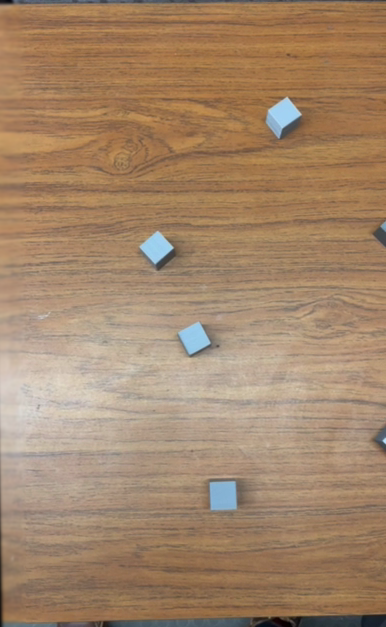
#> input picture scripts/1.png, 386 x 627 px
$ python cropping.py
#> lines starting #> are read from the running program, lines starting #| are printed output that depends on the picture; after the words box and inside, x2 and y2 are one past the last pixel; in counts of white or black regions, pixels touching at a corner belong together
#> further down, img is the input picture: shape (627, 386, 3); mean B, G, R 105.9, 133.7, 163
import cv2
import numpy as np

def checkLeft(img):
    for i in range(len(img)):
        if(img[i][0]== 0):
            return True
    return False
def checkTop(img):
    for i in range(len(img[0])):
        if(img[0][i]== 0):
            return True
    return False
def checkRight(img):
    for i in range(len(img)):
        if(img[i][-1]== 0):
            return True
    return False
def checkDown(img):
    for i in range(len(img)):
        if(img[-1][i]== 0):
            return True
    return False

def crop(img):
    gray = cv2.cvtColor(img, cv2.COLOR_BGR2GRAY)
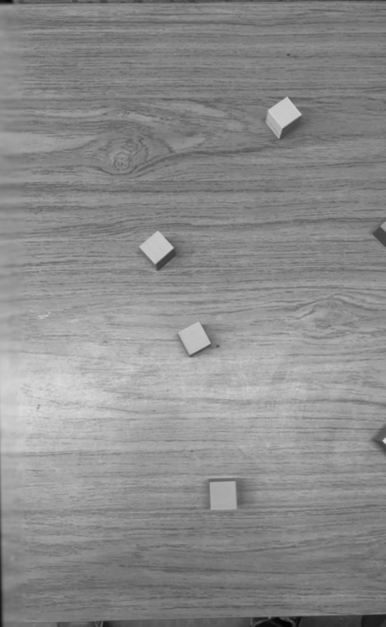
#> gray: shape (627, 386); min 1, max 219, mean 139.3
    _, thresh = cv2.threshold(gray, 27, 255, cv2.THRESH_BINARY)
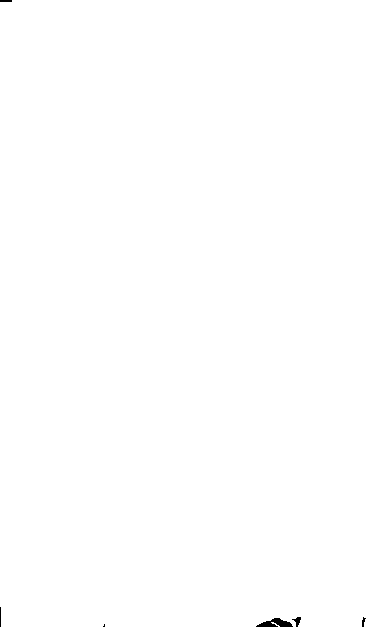
#> thresh: shape (627, 386); 99.9% white; 6 black regions (1 under 20 px), largest, box (x1, y1, x2, y2) and area: (256, 618, 293, 627) 196, (292, 617, 301, 627) 43, (0, 0, 12, 2) 24, (362, 617, 366, 627) 22, (0, 607, 1, 627) 20
    while True:
        state = 0
        if(checkTop(thresh)):
            thresh = np.delete(thresh, 0, axis=0)
            img = np.delete(img, 0, axis=0)
            state +=1
        if (checkDown(thresh)):
            thresh = np.delete(thresh, len(thresh)-1, axis=0)
            img = np.delete(img, len(img) - 1, axis=0)
            state += 1
        if (checkLeft(thresh)):
            thresh = np.delete(thresh, 0, axis=1)
            img = np.delete(img, 0, axis=1)
            state += 1
        if (checkRight(thresh)):
            thresh = np.delete(thresh, len(img[0])-1, axis=1)
            img = np.delete(img, len(img[0]) - 1, axis=1)
            state += 1
        if(state==0):
            return img
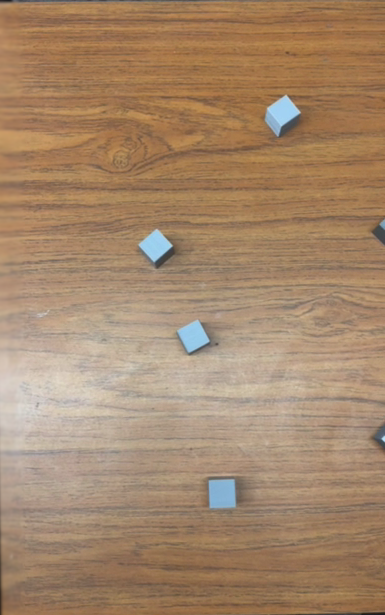
#> img: shape (615, 385, 3); mean B, G, R 106.5, 134.8, 164.6
#> thresh: shape (615, 385); every value is 255


img = cv2.imread('1.png')

#> (the run stopped early here; a loop or call above may not have finished)

$ run again, with scripts/0.png copied over scripts/1.png
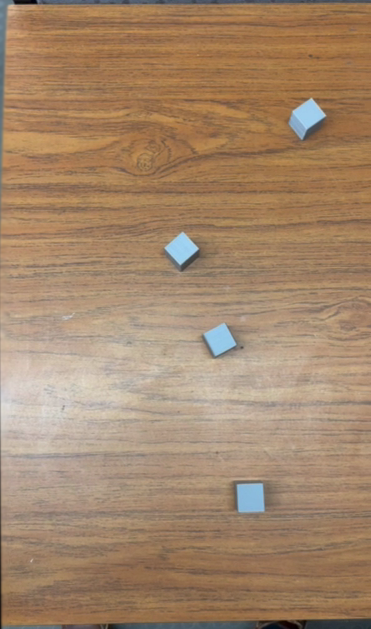
#> input picture scripts/0.png, 371 x 629 px
#> img is the input picture: shape (629, 371, 3); mean B, G, R 106.7, 134.3, 163.4
#> in crop, `gray = cv2.cvtColor(img, cv2.COLOR_BGR2GRAY)`:
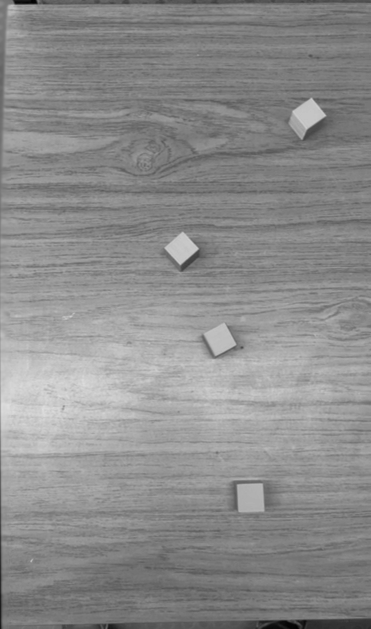
#> gray: shape (629, 371); min 1, max 222, mean 139.8
#> after the loop in crop, `while True:`:
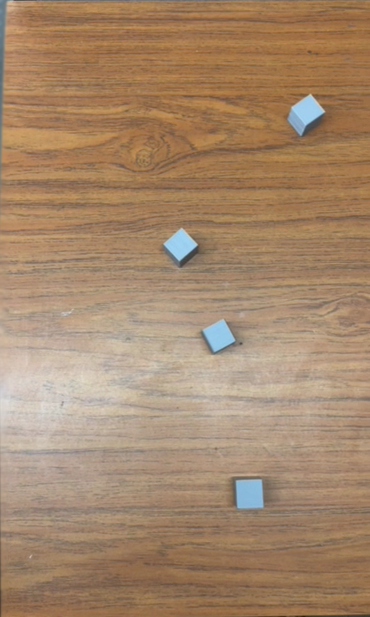
#> img: shape (617, 370, 3); mean B, G, R 107.3, 135.4, 165.1

$ run again, with scripts/2.png copied over scripts/1.png
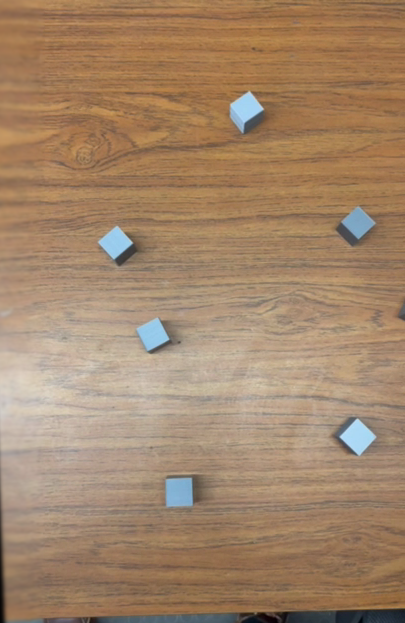
#> input picture scripts/2.png, 405 x 623 px
#> img is the input picture: shape (623, 405, 3); mean B, G, R 105.3, 133.2, 162.5
#> in crop, `gray = cv2.cvtColor(img, cv2.COLOR_BGR2GRAY)`:
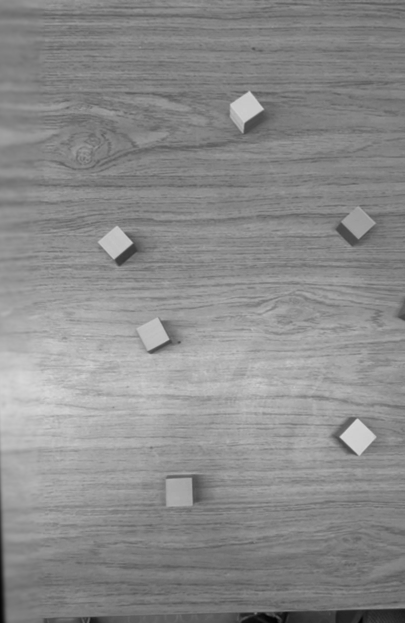
#> gray: shape (623, 405); min 2, max 216, mean 138.8
#> after the loop in crop, `while True:`:
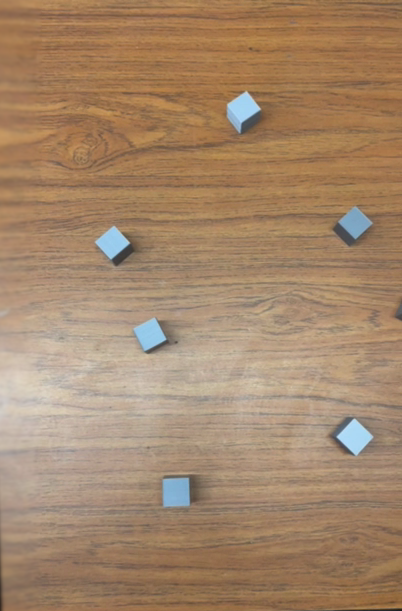
#> img: shape (611, 402, 3); mean B, G, R 106, 134.3, 164.2

$ run again, with scripts/3.png copied over scripts/1.png
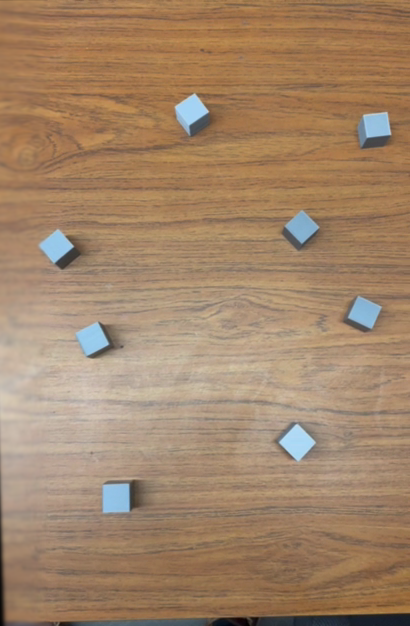
#> input picture scripts/3.png, 410 x 626 px
#> img is the input picture: shape (626, 410, 3); mean B, G, R 104.7, 132.6, 162.1
#> in crop, `gray = cv2.cvtColor(img, cv2.COLOR_BGR2GRAY)`:
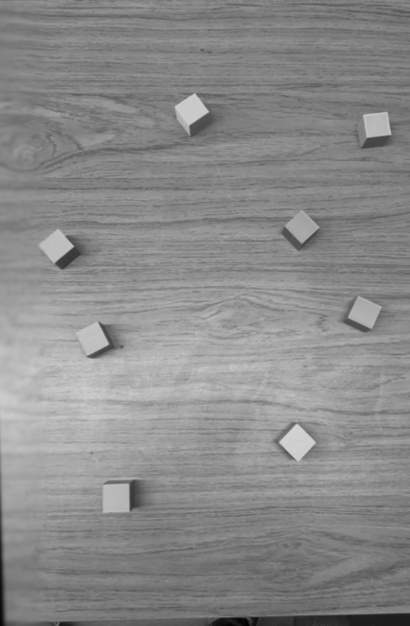
#> gray: shape (626, 410); min 1, max 214, mean 138.3
#> after the loop in crop, `while True:`:
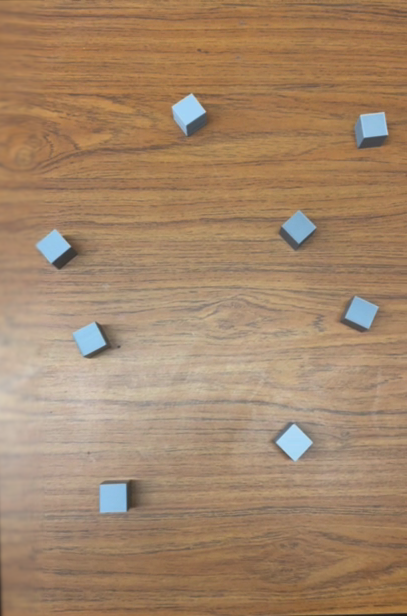
#> img: shape (616, 407, 3); mean B, G, R 105.4, 133.7, 163.6
